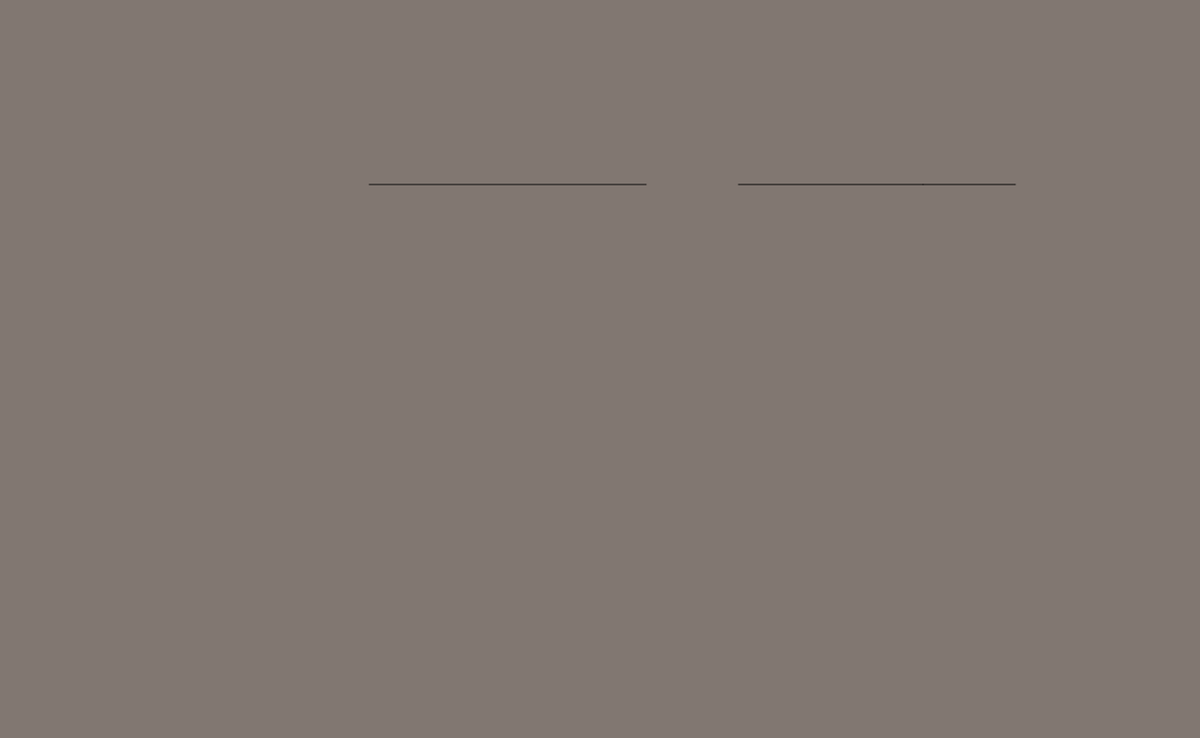
Frame 1 (no input)
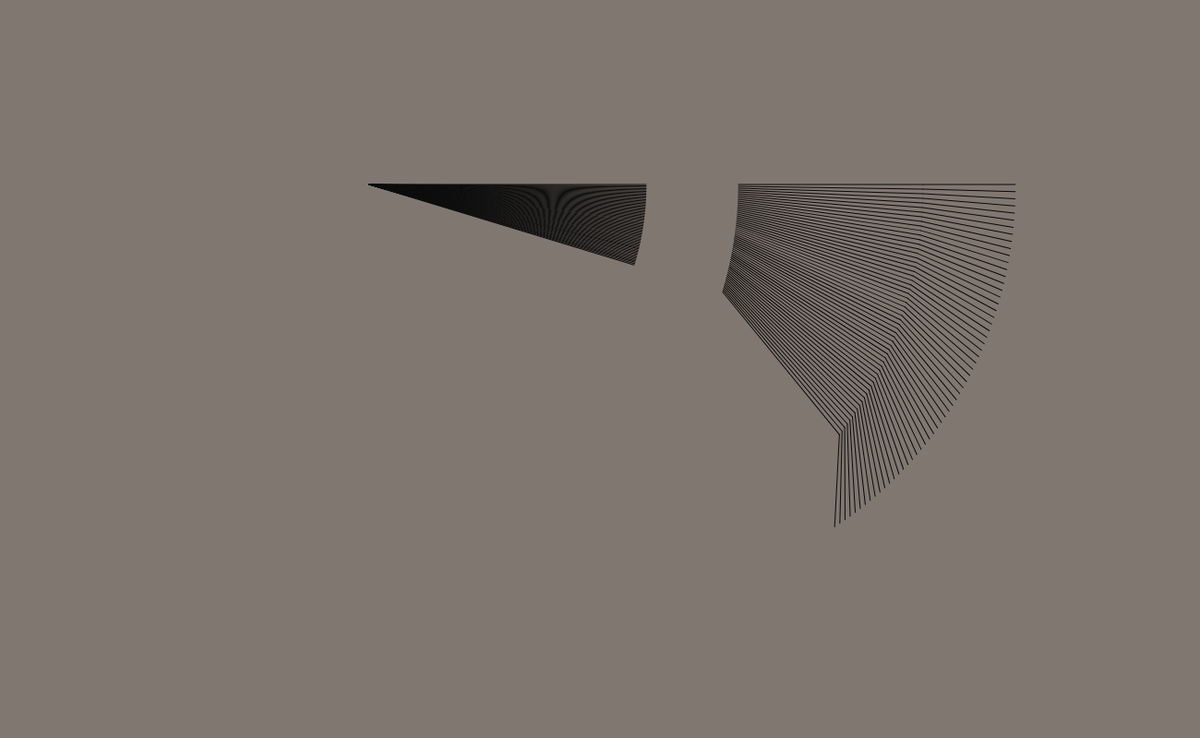
Frame 60 (no input)
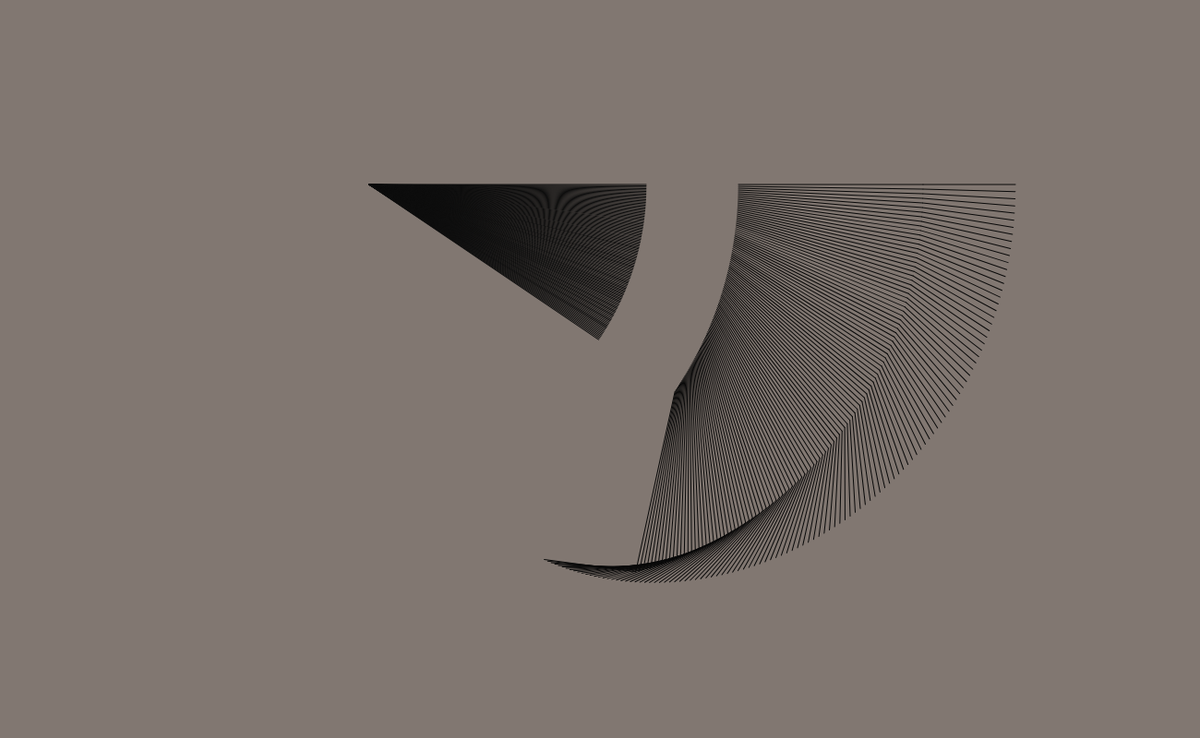
Frame 120 (the mouse pressed at the canvas centre since frame 60)

The p5.js sketch that drew these frames (run headless with seeded random() and noise() and a simulated clock; from frame 60 on, the mouse is pressed at the canvas centre):

// p5.js sketch
// ── sketch.js
var angle = 0
var speed = 0.005
var angleDirection = 1

function setup(){
  createCanvas(1300, 800);
  background(129, 119, 113);
  stroke(222, 883, 991);
}

function draw(){
  translate(400, 200);
  rotate(angle);
  stroke(13)
  line(0, 0, 300, 0)
  translate(400, 0);
  rotate(angle*2);
  stroke(9);
  line(0, 0, 200, 0);
  translate(200, 0);
  rotate(angle*2.5);
  line(0, 0, 100, 0);

  angle+= speed*angleDirection
  if (angle > QUARTER_PI || angle < 0 ) {
    angleDirection*= -1
  }
}
